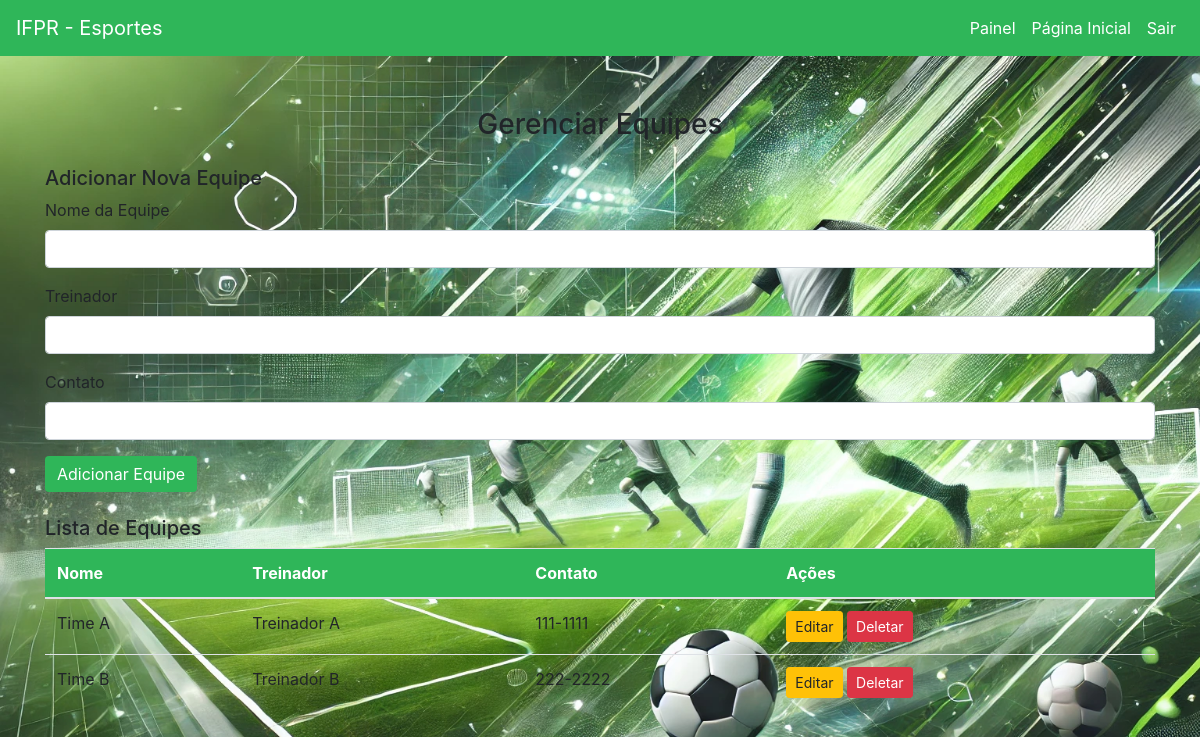
Screenshot of /gerenciar_equipes.php (signed in) with the database file from the repository.
### tables this page shows
CREATE TABLE `equipes` (
  `id` int(11) NOT NULL,
  `nome_equipe` varchar(100) NOT NULL,
  `treinador` varchar(100) DEFAULT NULL,
  `contato` varchar(50) DEFAULT NULL,
  `data_criacao` timestamp NOT NULL DEFAULT current_timestamp()
);

### gerenciar_equipes.php (the view, shortened to what this page needs)
<?php
include 'conexaoBD.php';
$sql = "SELECT * FROM equipes";
$result = $link->query($sql);
?>
<!DOCTYPE html>
<html lang="pt-BR">
<head>
    <link rel="stylesheet" href="https://cdn.jsdelivr.net/npm/bootstrap@4.1.3/dist/css/bootstrap.min.css">
</head>
<body>
    <nav class="navbar navbar-expand-lg navbar-custom fixed-top">
        <a class="navbar-brand" href="#">IFPR - Esportes</a>
        <div class="collapse navbar-collapse" id="navbarNav">
            <ul class="navbar-nav ml-auto">
                <li class="nav-item">
                    <a class="nav-link" href="painel_administrador.php">Painel</a>
                </li>
                <li class="nav-item">
                    <a class="nav-link" href="pagina_principal.php">Página Inicial</a>
                </li>
                <li class="nav-item">
                    <a class="nav-link" href="logout.php">Sair</a>
                </li>
            </ul>
        </div>
    </nav>
    <div class="container mt-5">
        <h3 class="text-center mb-4">Gerenciar Equipes</h3>
        <div class="mb-4">
            <h5>Adicionar Nova Equipe</h5>
            <form method="POST" action="">
                <div class="form-group">
                    <label for="nome_equipe">Nome da Equipe</label>
                    <input type="text" class="form-control" id="nome_equipe" name="nome_equipe" required>
                </div>
                <div class="form-group">
                    <label for="treinador">Treinador</label>
                    <input type="text" class="form-control" id="treinador" name="treinador" required>
                </div>
                <div class="form-group">
                    <label for="contato">Contato</label>
                    <input type="text" class="form-control" id="contato" name="contato" required>
                </div>
                <button type="submit" class="btn btn-custom" name="adicionar_equipe">Adicionar Equipe</button>
            </form>
        </div>
        <h5>Lista de Equipes</h5>
        <table class="table">
            <thead>
                <tr>
                    <th scope="col">Nome</th>
                    <th scope="col">Treinador</th>
                    <th scope="col">Contato</th>
                    <th scope="col">Ações</th>
                </tr>
            </thead>
            <tbody>
                <?php while ($row = $result->fetch_assoc()) { ?>
                    <tr>
                        <td><?= $row['nome_equipe']; ?></td>
                        <td><?= $row['treinador']; ?></td>
                        <td><?= $row['contato']; ?></td>
                        <td>
                            <a href="editar_equipe.php?id=<?= $row['id']; ?>" class="btn btn-warning btn-sm">Editar</a>
                            <a href="deletar_equipe.php?id=<?= $row['id']; ?>" class="btn btn-danger btn-sm">Deletar</a>
                        </td>
                    </tr>
                <?php } ?>
            </tbody>
        </table>
    </div>
</body>
</html>

### gerenciar_equipes.php (style rules this page uses)
body { background-color: #f8f9fa; background-image: url('img/img01.webp'); background-size: cover; background-position: center center; background-attachment: fixed; padding-top: 60px; }
.navbar-custom { background-color: #2FB659; }
.navbar-custom .navbar-brand, .navbar-custom .nav-link { color: white; }
.btn-custom { background-color: #2FB659; color: white; border: none; }
.table thead { background-color: #2FB659; color: white; }

### rows the page displays
equipes: nome_equipe "Time A", treinador "Treinador A", contato "111-1111"
equipes: nome_equipe "Time B", treinador "Treinador B", contato "222-2222"
